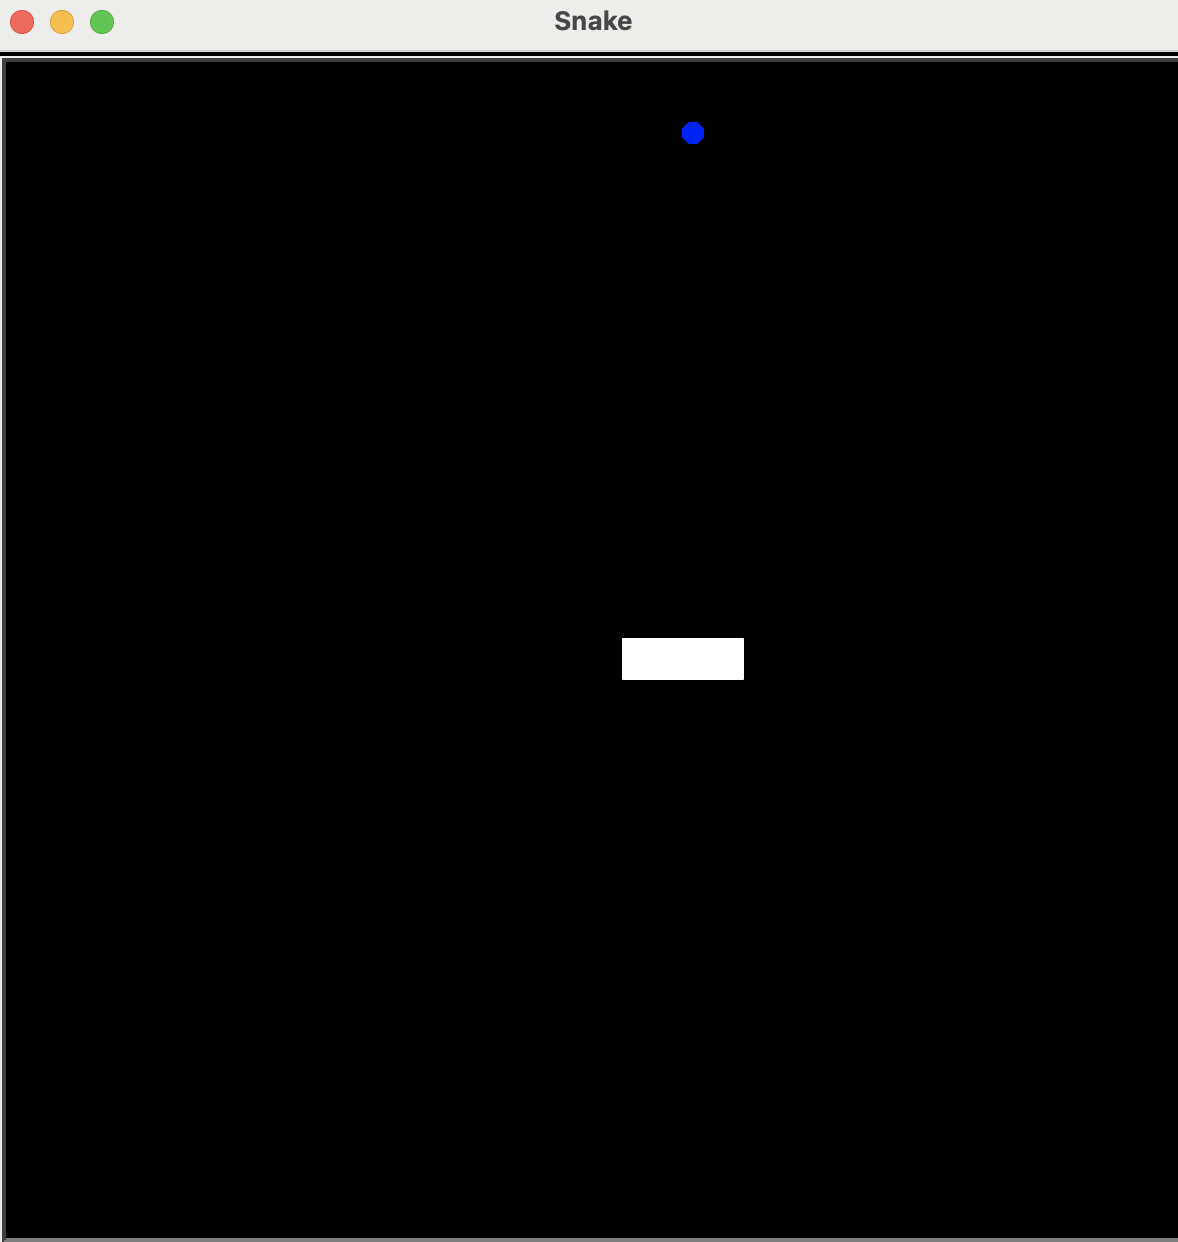

Write Python code to recreate this figure.
#!/usr/bin/env python3
# -*- coding: utf-8 -*-
"""
Created on Wed Aug 14 10:46:52 2024

@author: anirudhkulkarni
"""

from turtle import Screen
import time
from snake import Snake
from food import Food
import turtle as t
from scoreboard import Scoreboard


def snake_game():
    screen = Screen()
    
    
    screen.setup(width = 600, height = 600)
    screen.bgcolor("black")
    screen.title("Snake")
    END_SCREEN = 280
    
    screen.tracer(0)
    my_snake = Snake()
    food = Food()
    my_score = Scoreboard()
    
    screen.listen()
    screen.update()
    game_on = True
    
    
    
    while(game_on):
        
        my_snake.move();
        time.sleep(0.1)        
        screen.onkey(my_snake.move_up, "Up")
        screen.onkey(my_snake.move_down, "Down")
        screen.onkey(my_snake.move_left, "Left")
        screen.onkey(my_snake.move_right, "Right")
        
        if my_snake.snake_body[0].distance(food) <15:  
            my_snake.lengthen_snake()
            food.move_food()
            my_score.score_increase()
        
        my_snake_x_coord = my_snake.snake_body[0].pos()[0]
        my_snake_y_coord = my_snake.snake_body[0].pos()[1]
        
        game_over_cond1 = my_snake_x_coord < -END_SCREEN or my_snake_x_coord > END_SCREEN or my_snake_y_coord < -END_SCREEN or my_snake_y_coord > END_SCREEN
        
        for snake_idx in range(1,len(my_snake.snake_body)):    
            game_over_cond2 = False
            if my_snake.snake_body[0].pos() == my_snake.snake_body[snake_idx].pos():
                game_over_cond2 = True
            
        if game_over_cond1 or game_over_cond2:
            game_on = False
            my_score.game_over()
            
            
            
            
        screen.update()
        
    
    
        
    
    
    screen.exitonclick(close_turtle)
    
    
def close_turtle():
    t.bye()  # Close the Turtle graphics window without logs
